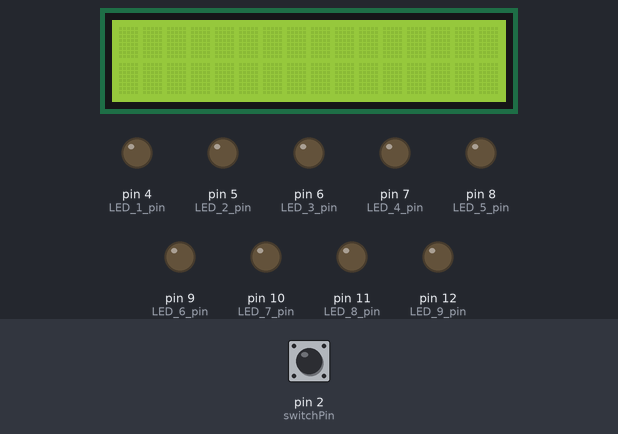
Simulated run of this sketch. Board: Arduino Uno, built with avr-gcc and run on an emulated ATmega328P. Shown: 16×2 character LCD, output pins drawn as LEDs (lit = HIGH). The test bench sets the inputs (shaded band); at power-on: pin 2 (switchPin) LOW. Random numbers use the default seed unless the sketch sets one.

Above: at 1.2 s.
1.3 s: pin 2 (switchPin) pulled HIGH for 0.15 s
At 15.1 s:
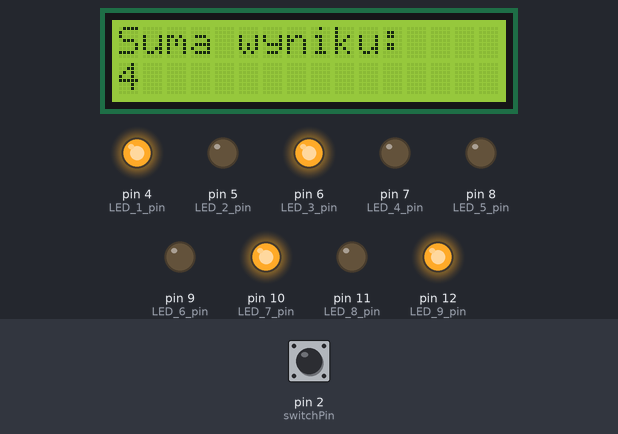
At 21.6 s:
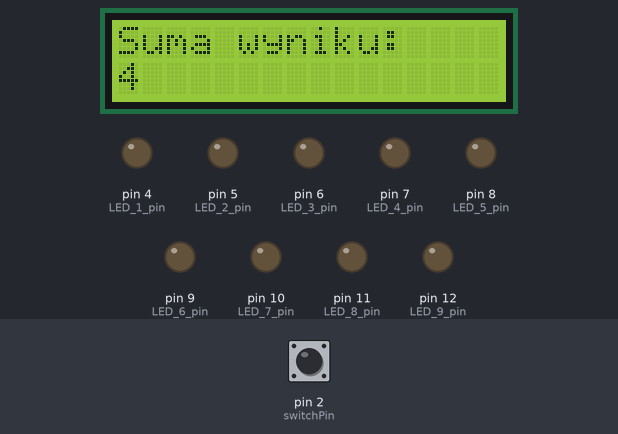
Timing chart, 0 to 22.2 s (numbered marks = the images above; inputs shaded):
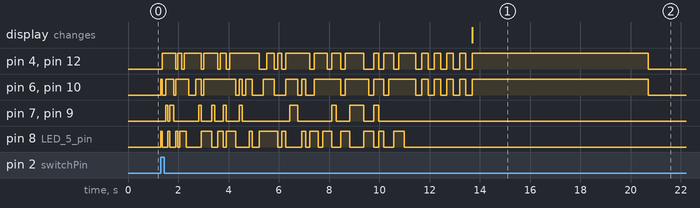

The sketch:

kostkaLED.ino
```cpp
#include <LiquidCrystal_I2C.h>

int switchPin = 2;
long value = 0;
int LED_1_pin = 4;
int LED_2_pin = 5;
int LED_3_pin = 6;
int LED_4_pin = 7;
int LED_5_pin = 8;
int LED_6_pin = 9;
int LED_7_pin = 10;
int LED_8_pin = 11;
int LED_9_pin = 12;
long workTime = 0;
long standby = 0;
long timeOff = 0;
long randomizer = 0;
int valSummarize = 0;

LiquidCrystal_I2C lcd(0x27, 2, 1, 0, 4, 5, 6, 7, 3, POSITIVE);  // Ustawienie adresu ukladu na 0x27

void setup() {
  Serial.begin(9600);
  pinMode(switchPin, INPUT);
  pinMode(LED_1_pin, OUTPUT);
  pinMode(LED_2_pin, OUTPUT);
  pinMode(LED_3_pin, OUTPUT);
  pinMode(LED_4_pin, OUTPUT);
  pinMode(LED_5_pin, OUTPUT);
  pinMode(LED_6_pin, OUTPUT);
  pinMode(LED_7_pin, OUTPUT);
  pinMode(LED_8_pin, OUTPUT);
  pinMode(LED_9_pin, OUTPUT);
  lcd.begin(16, 2);
  lcd.backlight();
}

void loop() {


  //naciśnięcie/przytrzymanie microswitch'a
  if(digitalRead(switchPin) == HIGH)
  {

    for (int i=70, j=0; i>0; i--, j+=2)
    {

      //możliwość rzutu kostką od nowa
      if(digitalRead(switchPin) == HIGH)
      {
        i=70;
        j=0;
      }

      //generator liczb pseudolosowych
      randomizer = random(1, 1000);
      randomizer += millis();
      value = random(1, 1000);
      value += randomizer;
      value %= 7;
      if(value == 0) value = random(1, 7);

      //wyświetla wynik losowania z generatora
      setValue(value);
      delay(70+j); //opóźnienie
      offValue(value);
    }
    if(digitalRead(switchPin) == LOW) //po puszczeniu microswitch'a
    {
        for(int i=5; i>0; i--) //miganie diody z wynikiem
        {
             setValue(value);
             delay(250);
             offValue(value);
             delay(250);
        }

     //wyświetlenie wyniku i sumy wyników
     setValue(value);
     valSummarize += value;
     printLCD(valSummarize);

     workTime = millis();
     timeOff = workTime + 7000; //czas wyświetlania wyniku

     //możliwość losowania od nowa w trakcie wyświetlania wyniku
     while(standby < timeOff  &&  digitalRead(switchPin) == LOW)
     {
        standby = millis();
     }

     //wygaszenie
     if(standby >= timeOff)
     {
        offValue(value);
     }
    }
  }

}

//mapowanie cyfry na wyświetloną liczbę oczek
void setValue(int value)
{
  if(value == 1)
  {
        digitalWrite(LED_5_pin, HIGH);
  }
  if(value == 2)
  {
        digitalWrite(LED_1_pin, HIGH);
        digitalWrite(LED_9_pin, HIGH);
  }
  if(value == 3)
  {
        digitalWrite(LED_3_pin, HIGH);
        digitalWrite(LED_5_pin, HIGH);
        digitalWrite(LED_7_pin, HIGH);
  }
  if(value == 4)
  {
        digitalWrite(LED_1_pin, HIGH);
        digitalWrite(LED_3_pin, HIGH);
        digitalWrite(LED_7_pin, HIGH);
        digitalWrite(LED_9_pin, HIGH);
  }
  if(value == 5)
  {
        digitalWrite(LED_1_pin, HIGH);
        digitalWrite(LED_3_pin, HIGH);
        digitalWrite(LED_5_pin, HIGH);
        digitalWrite(LED_7_pin, HIGH);
        digitalWrite(LED_9_pin, HIGH);
  }
  if(value == 6)
  {
        digitalWrite(LED_1_pin, HIGH);
        digitalWrite(LED_3_pin, HIGH);
        digitalWrite(LED_4_pin, HIGH);
        digitalWrite(LED_6_pin, HIGH);
        digitalWrite(LED_7_pin, HIGH);
        digitalWrite(LED_9_pin, HIGH);
  }
}

//wyłączanie diód o podanej liczbie oczek
void offValue(int value)
{
  if(value == 1)
  {
        digitalWrite(LED_5_pin, LOW);
  }
  if(value == 2)
  {
        digitalWrite(LED_1_pin, LOW);
        digitalWrite(LED_9_pin, LOW);
  }
  if(value == 3)
  {
        digitalWrite(LED_3_pin, LOW);
        digitalWrite(LED_5_pin, LOW);
        digitalWrite(LED_7_pin, LOW);
  }
  if(value == 4)
  {
        digitalWrite(LED_1_pin, LOW);
        digitalWrite(LED_3_pin, LOW);
        digitalWrite(LED_7_pin, LOW);
        digitalWrite(LED_9_pin, LOW);
  }
  if(value == 5)
  {
        digitalWrite(LED_1_pin, LOW);
        digitalWrite(LED_3_pin, LOW);
        digitalWrite(LED_5_pin, LOW);
        digitalWrite(LED_7_pin, LOW);
        digitalWrite(LED_9_pin, LOW);
  }
  if(value == 6)
  {
        digitalWrite(LED_1_pin, LOW);
        digitalWrite(LED_3_pin, LOW);
        digitalWrite(LED_4_pin, LOW);
        digitalWrite(LED_6_pin, LOW);
        digitalWrite(LED_7_pin, LOW);
        digitalWrite(LED_9_pin, LOW);
  }
}

//wydruk na wyświetlacz LCD
void printLCD(int value)
{
     lcd.setCursor(0,0);
     lcd.print("Suma wyniku:");
     lcd.setCursor(0,1);
     lcd.print(value);
}
```

Measured:
- after the input at 1.3 s, the display: changes after 12.4 s (image 1)
